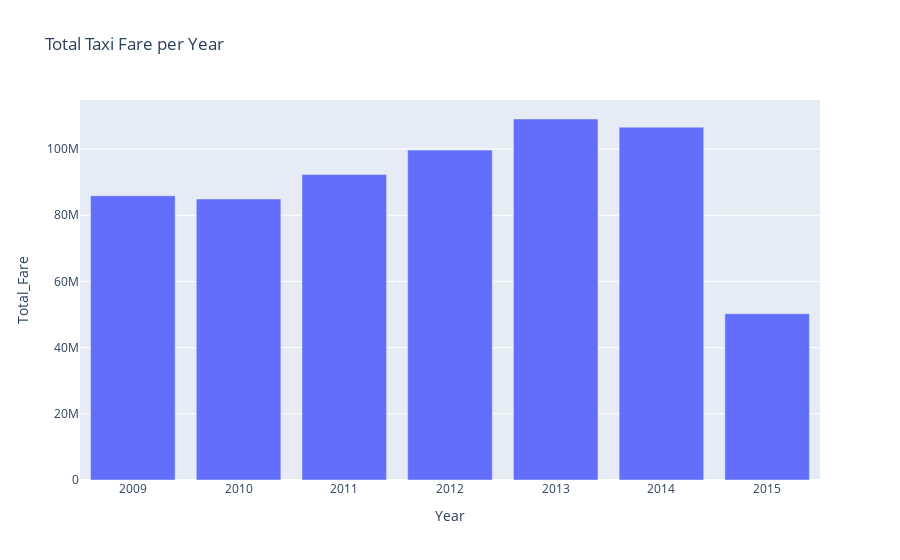

Notebook source saved alongside this figure:
### Code cell
# Creating bar plot
fig_bar = px.bar(total_fare_per_year_df, x='Year', y='Total_Fare', title='Total Taxi Fare per Year')
fig_bar.show()

### Figure 1 — Plotly figure (JSON) as saved in the notebook; plotly's stock layout.template omitted (floating-point values rounded to 4 significant figures)
{"data": [{"alignmentgroup": "True", "hovertemplate": "Year=%{x}<br>Total_Fare=%{y}<extra></extra>", "legendgroup": "", "marker": {"color": "#636efa", "pattern": {"shape": ""}}, "name": "", "offsetgroup": "", "orientation": "v", "showlegend": false, "textposition": "auto", "type": "bar", "x": ["2009", "2010", "2011", "2012", "2013", "2014", "2015"], "xaxis": "x", "y": [85910000.0, 84910000.0, 92350000.0, 99680000.0, 109100000.0, 106600000.0, 50230000.0], "yaxis": "y"}], "layout": {"autosize": true, "barmode": "relative", "legend": {"tracegroupgap": 0}, "title": {"text": "Total Taxi Fare per Year"}, "xaxis": {"anchor": "y", "autorange": true, "domain": [0, 1], "range": [-0.5, 6.5], "title": {"text": "Year"}, "type": "category"}, "yaxis": {"anchor": "x", "autorange": true, "domain": [0, 1], "range": [0, 114800000.0], "title": {"text": "Total_Fare"}, "type": "linear"}}}
